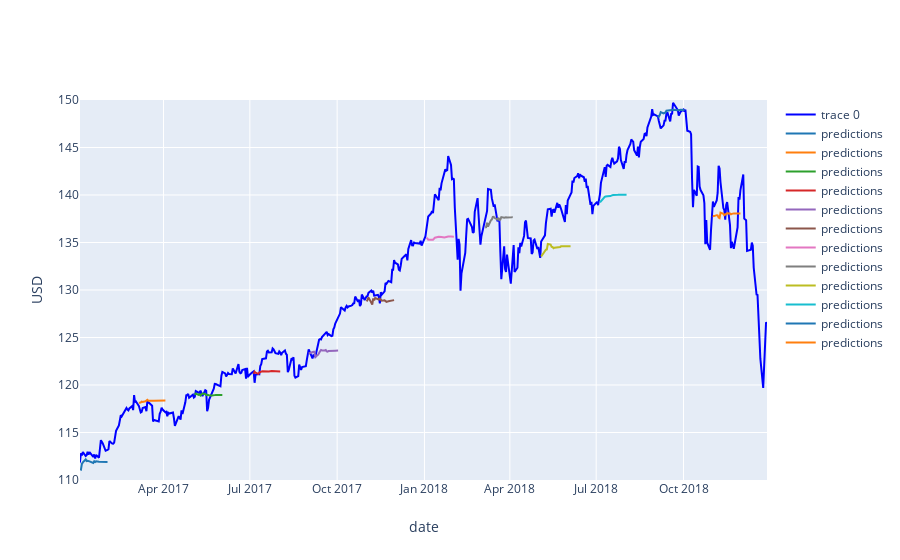

Notebook code for this chart:
### Code cell
# Plot all predictions
fig = go.Figure()

# Add traces
data = [go.Scatter(
            x = df['date'],
            y = df['adj_close'],
            mode = 'lines')]

fig.add_trace(go.Scatter(x=df['date'], 
                         y=df['adj_close'],
                         mode='lines',
                         line=dict(color='blue')))

# Plot the predictions
n = 0
for key in ests:
    i = df[df['date']==key].index[0]
    fig.add_trace(go.Scatter(x=df[i:i+H]['date'], 
                             y=ests[key],
                             mode='lines',
                             name='predictions',
                             line=dict(color=colors[n%len(colors)])))
    n = n + 1

fig.update_layout(yaxis=dict(title='USD'),
                  xaxis=dict(title='date'))
fig.update_xaxes(range=['2017-01-03', '2018-12-28'])
fig.update_yaxes(range=[110, 150])
